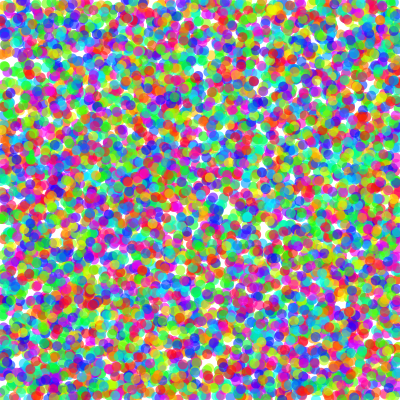
Frame 1 (no input)
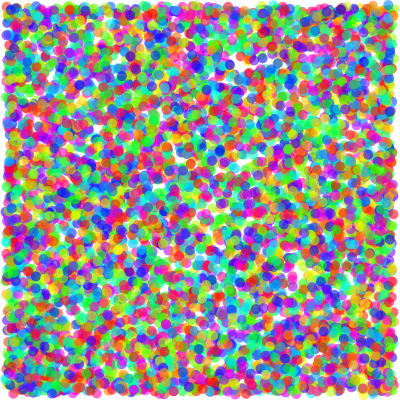
Frame 60 (the mouse pressed at the canvas centre just before this capture)
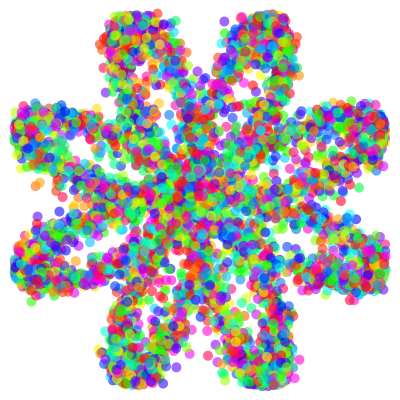
Frame 120 (the mouse held since frame 60 and released just before this capture)

The Processing sketch that drew these frames (run headless with seeded random() and noise(); from frame 60 on, the mouse is pressed at the canvas centre):

// Processing sketch: processing_101280
// ── processing_101280.pde

Circle[] circles = new Circle[7000];

void setup() {
  size(400, 400);
  colorMode(HSB, 360, 100, 100);
  background(360);

  for (int i = 0 ; i < circles.length;i++) {
    circles[i] = new Circle();
  }

  noStroke();
}

void draw() {
  background(360);

  for (int i = 0 ; i < circles.length;i++) {
    circles[i].move();
    circles[i].display();
  }
}

class Circle {
  int r = 10;

  float default_x = random(width);
  float default_y = random(height);
  float goal_x;
  float goal_y;
  float x;
  float y;
  float hue = random(360);
  float t = random(TWO_PI);

  float spd_x = random(0.5, 1);
  float spd_sign_x;
  float spd_y = random(0.5, 1);
  float spd_sign_y;

  float easing_x = random(0.03, 0.07); 
  float easing_y = random(0.03, 0.07); 

  float n = 20;
  float d = 5;

  Circle() {
    x = default_x;
    y = default_y;

    goal_x = calc_x(t);
    goal_y = calc_y(t);

    if (random(1) >= 0.5) {
      spd_sign_x = 1;
    } else {
      spd_sign_x = -1;
    }

    if (random(1) >= 0.5) {
      spd_sign_y = 1;
    } else {
      spd_sign_y = -1;
    }
  }

  void move() {
    if (mousePressed == true) {
      x += (goal_x - x) * easing_x;
      y += (goal_y - y) * easing_y;
    } else {
      default_x += spd_sign_x * spd_x;
      default_y += spd_sign_y * spd_y;

      if (default_x < 0 || default_x > width) {
        spd_sign_x *= -1;
      }
      if (default_y < 0 || default_y > height) {
        spd_sign_y *= -1;
      }

      x += (default_x - x) * easing_x;
      y += (default_y - y) * easing_y;
    }
  }

  void display() {
    fill(hue, 100, 100, 150);
    ellipse(x, y, r, r);
  }

  float calc_x(float flower_t) {
    float flower_x;
    float R = 200 * sin(flower_t * n / d);

    flower_x = width/2 + R * cos(flower_t);

    return flower_x;
  }

  float calc_y(float flower_t) {
    float flower_y;
    float R = 200 * sin(flower_t * n / d);

    flower_y = height/2 + R * sin(flower_t); 
    return flower_y;
  }
}
